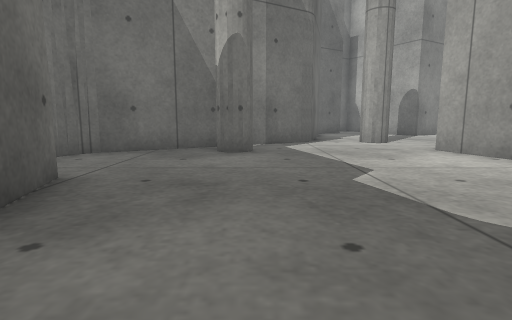
[1] (above)

17 first-person views from a walk through a robot-simulator world made for Gazebo. The camera is 0.5 m above the floor, tilts 8° down and sees 80° across. The floor is counted in squares, 0.5 m on a side. Each view is taken from the middle of a square. On the plan, view 1 faces up. The plan holds only what a view shows up to about 12 squares ahead; the rest is blank. The place goes on beyond the plan.

[2]
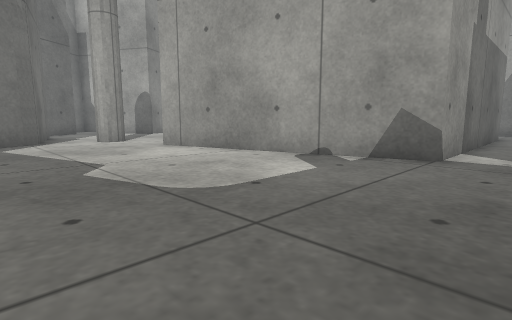

[3]
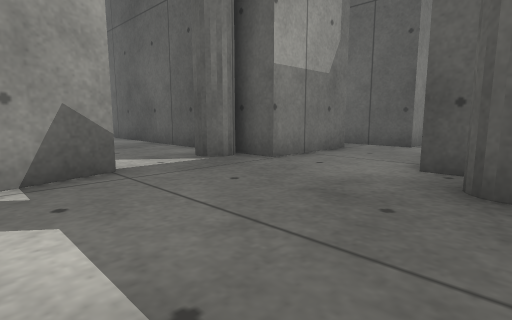

[4]
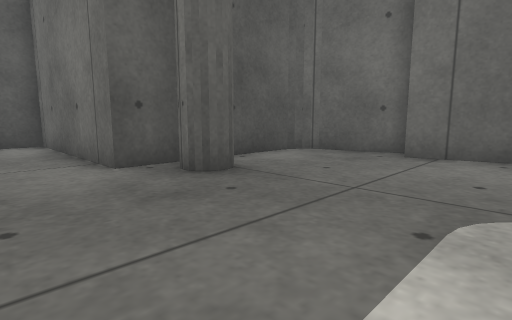

[5]
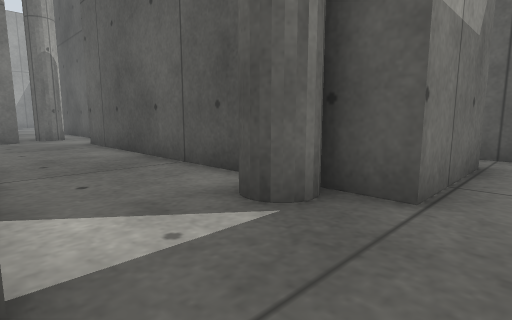

[6]
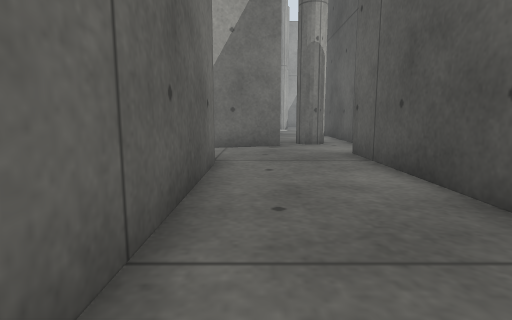

[7]
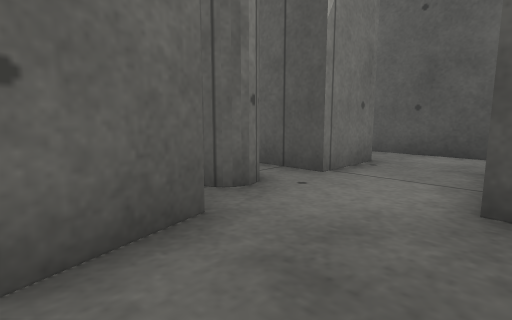

[8]
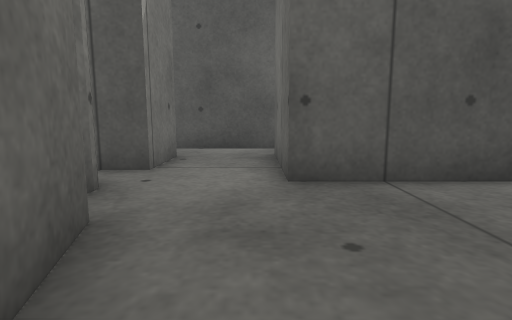

[9]
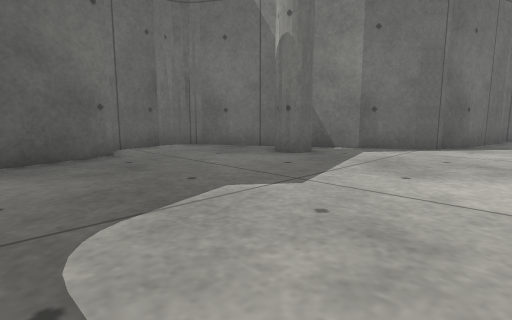

[10]
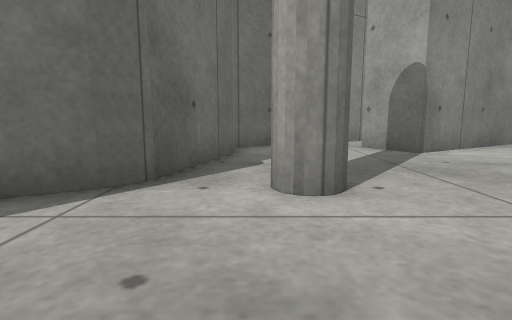

[11]
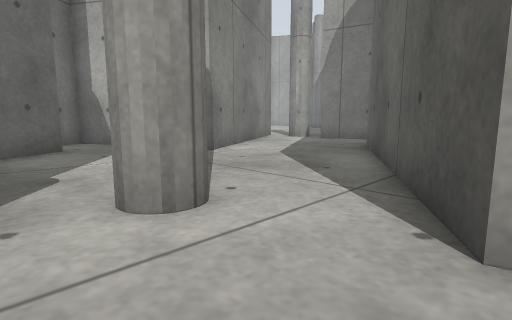

[12]
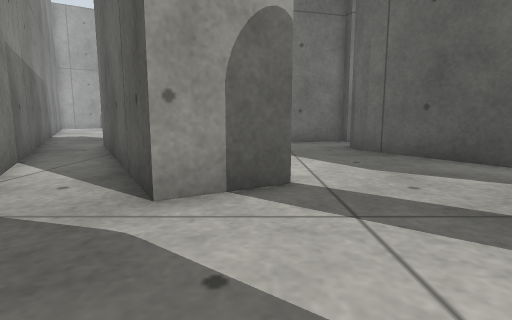

[13]
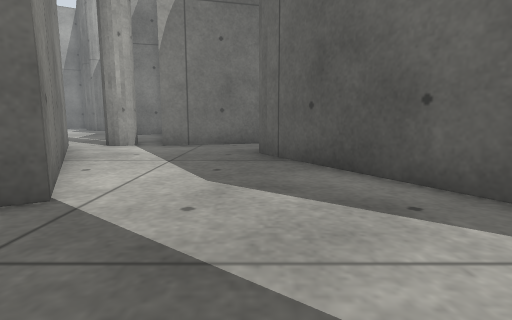

[14]
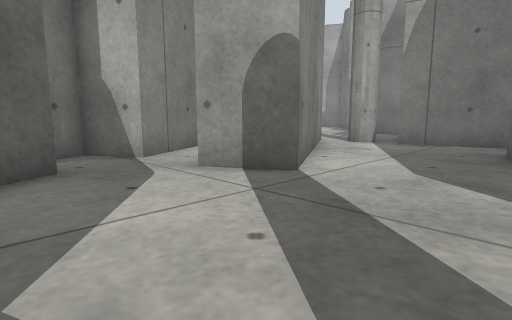

[15]
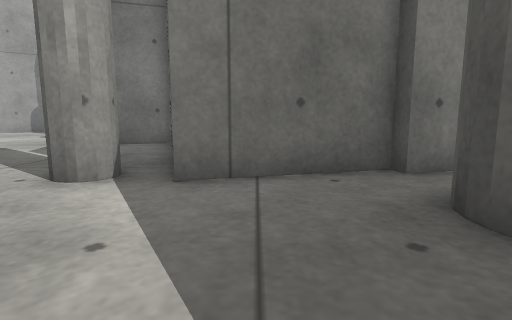

[16]
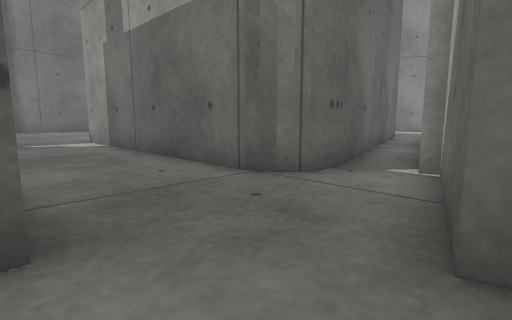

[17]
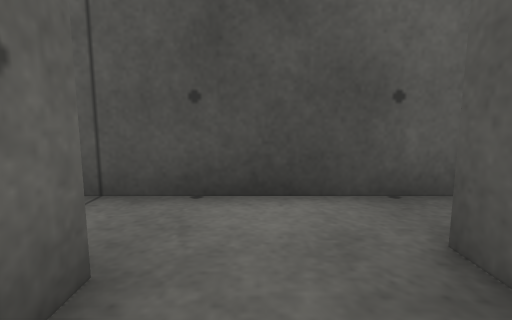

### Floor plan
Key: @ floor where view 1 was taken; # wall or solid block; x gap in a wall; . floor.
Columns run from 5 left of view 1 to 23 right of it. Each row starts with its distance up from view 1.
 26                      #
 25                    ###     ..
 24                  ###..   ....
 23                 ##....  ...
 22                 #..##  ...
 21            ###  #####....  ##
 20            ..#   ####.......#
 19          ##..#   ##..# ..####
 18         ##...# ###...#  ##
 17         #....###.....#
 16         #............#
 15         #............##
 14        ##.........##..#
 13        #........#######
 12      ###..#....##
 11     ##.......###
 10   ###......###
  9 ###.#......#
  8 #..........#
  7 #..........#
  6 #..........##
  5 ###.........#
  4   #.........#
  3   #.........#         ####
  2   ##........##        ##.#
  1   ##.........##########..#
  0   ##.@...................##
 -1   #.......................#
 -2   ##...##....##...........##
 -3    #######..############...x
 -4          #..#          #..###
 -5          #..#          #..#
 -6          #..#          #..#
 -7          #...          .....
 -8          #####        ######

Positions as (right, up) in squares from view 1, and headings:
1: (0, 0), facing up
2: (0, -1), facing up-right
3: (2, 3), facing down-right
4: (6, 3), facing down-left
5: (6, 1), facing down-right
6: (10, 0), facing right
7: (18, 1), facing down-right
8: (19, 2), facing down
9: (5, 2), facing up-left
10: (4, 8), facing up
11: (3, 9), facing up-right
12: (4, 17), facing right
13: (5, 14), facing right
14: (4, 13), facing up-right
15: (11, 16), facing right
16: (21, -3), facing up-left
17: (20, -4), facing down
